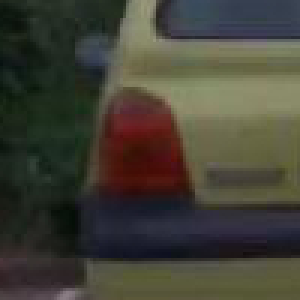
%> input picture Resources/Trainingsvideo_Background1.jpg, 100 x 100 px (shown 3 times larger)
$ octave findLicensePlate.m   (GNU Octave 9; MATLAB toolbox functions it lacks are replaced by stand-ins)
%> lines starting %> are read from the running program, lines starting %| are printed output that depends on the picture
% Extract a frame:
%
%[FILENAME, PATHNAME] = uigetfile(sprintf('%s/*.avi',strrep(mfilename('fullpath'),mfilename(),'')));
% Load the video object.
%video = VideoReader(sprintf('%s%s',PATHNAME,FILENAME));
%frame = read(video, 1);
%

% Create a scatterplot of License Plate and Background
%
background = imread('Trainingsvideo_Background1.jpg');
%> background is the input picture: size 100x100x3 uint8; mean R, G, B 66.7, 64.9, 53.8
licensePlate = imread('Trainingsvideo_LicensePlate1.jpg');
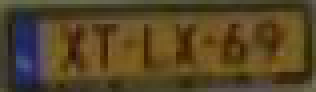
%> input picture Resources/Trainingsvideo_LicensePlate1.jpg, 79 x 23 px (shown 4 times larger)
%> licensePlate is the input picture: size 23x79x3 uint8; mean R, G, B 85.4, 69, 38.2

% Put R G and B images in seperate variables for convenience.
Bsize = size(background);
%> Bsize = [100 100 3]
Br = reshape(background(:,:,1), [1, Bsize(1) * Bsize(2)]);
Bg = reshape(background(:,:,2), [1, Bsize(1) * Bsize(2)]);
Bb = reshape(background(:,:,3), [1, Bsize(1) * Bsize(2)]);
Lsize = size(licensePlate);
%> Lsize = [23 79 3]
Lr = reshape(licensePlate (:,:,1), [1, Lsize(1) * Lsize(2)]);
%> Lr = 1817 values, max 132 at index 1624, min 26 at index 103, mean 85.37
Lg = reshape(licensePlate (:,:,2), [1, Lsize(1) * Lsize(2)]);
%> Lg = 1817 values, max 112 at index 1, min 18 at index 428, mean 68.96
Lb = reshape(licensePlate (:,:,3), [1, Lsize(1) * Lsize(2)]);
%> Lb = 1817 values, max 138 at index 155, min 0 at index 404, mean 38.17

%scatter green vs blue
figure(1);
hold on
scatter(Bb, Bg, [], 'blue', '.', 'DisplayName', 'Background')
scatter(Lb, Lg, [], 'red', '.', 'DisplayName', 'Licenseplate')
xlabel('Blue');ylabel('Green');legend('show');title('Scatterplot Green versus Blue');
%> after `title('Scatterplot Green versus Blue')`:
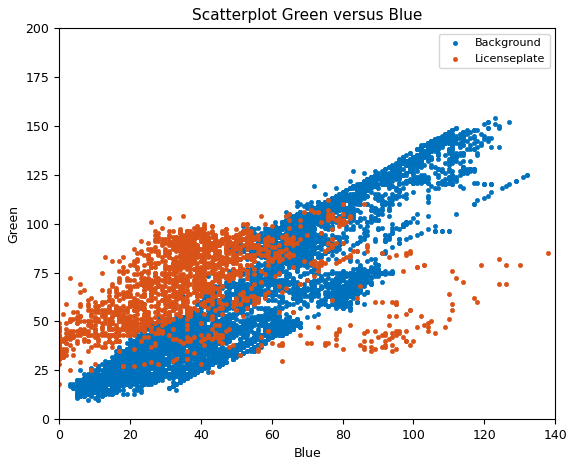
%> figure redrawn from the program's plot data
hold off

%scatter blue vs red
figure(2);
hold on
scatter(Br, Bb, [], 'blue', '.', 'DisplayName', 'Background')
scatter(Lr, Lb, [], 'red', '.', 'DisplayName', 'Licenseplate')
xlabel('Red');ylabel('Blue');legend('show');title('Scatterplot Blue versus Red');
%> after `title('Scatterplot Blue versus Red')`:
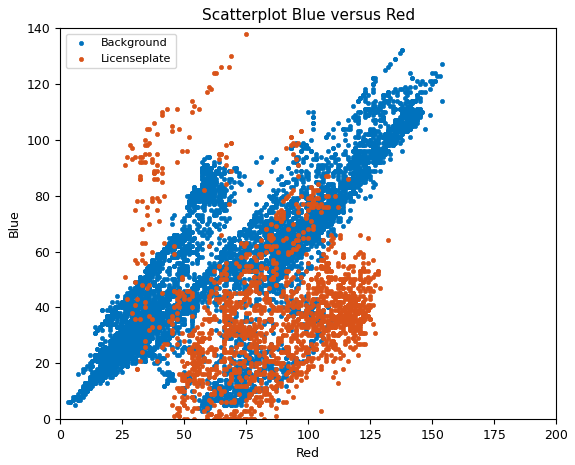
%> figure redrawn from the program's plot data
hold off

%scatter green vs red
figure(3);
hold on
scatter(Br, Bg, [], 'blue', '.', 'DisplayName', 'Background')
scatter(Lr, Lg, [], 'red', '.', 'DisplayName', 'Licenseplate')
xlabel('Red');ylabel('Green');legend('show');title('Scatterplot Green versus Red');
%> after `title('Scatterplot Green versus Red')`:
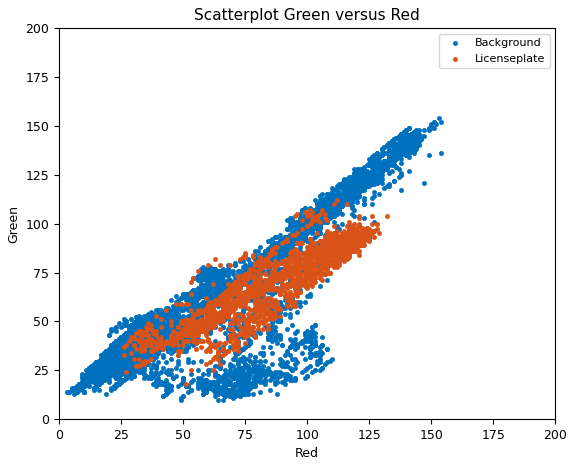
%> figure redrawn from the program's plot data
hold off
%
